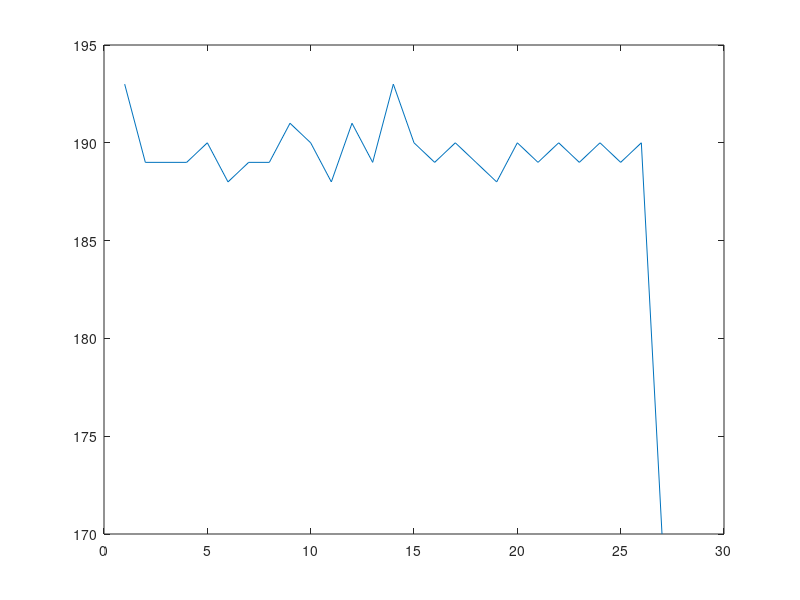

The MATLAB source for this figure: (Note: this script raises an error after producing the figure.)
%This script stimulates a trial history generation technique that aims to have the amount of trials for each type of triple sequence be as close to each other as possible 
%The strategy is to take the set of 27 possible triple sequences and generate a pool of triple sequences by multiplying by a scalar number, X to yield 27 * X triple sequences. 
%Then, triple sequences are removed from this pool one at a time and added to a growing trial history matrix. After each removal of a new triple sequence, the two additional 
%triple sequences created from the nm1, nm2, nm3 and nm2,nm3,nm4 trials are also removed from the pool. 

clear all

conditions = [1 2 3];
%1 = A
%2 = V
%3 = AV

%Generating tripleSequences, a 27x3 Matrix that classifies each triple sequence with its corresponding nm2, nm1, and n trial types
counter = 0;
tripleSequences = zeros(27,3);
for i = 1:3
    for j = 1:3
        for k = 1:3
            counter = counter + 1;
            tripleSequences(counter,:) = [conditions(i) conditions(j) conditions(k)];
        end
    end
end

%Generating tripleSequencesPool
minimum = 63;
tripleSequencesPool = repmat(tripleSequences, minimum*3, 1);
numberTripleSequences = size(tripleSequencesPool,1);
shuffler = randperm(numberTripleSequences);
tripleSequencesPool = tripleSequencesPool(shuffler, :);
tripleSequencesPoolCopy = tripleSequencesPool;

%Main loop to remove triple sequences from the tripleSequencesPool and add them to the growing trial history matrix, trialMatrix
trialMatrix = [];
for j = 1:minimum*27
    matchindcs = [];
    trialMatrix = [trialMatrix tripleSequencesPool(1,:)];
    for i = 0:2
        if numel(trialMatrix) > 3
            nm2 = trialMatrix(end - i - 2);
            nm1 = trialMatrix(end - i - 1);
            n = trialMatrix(end - i);
        elseif numel(trialMatrix) == 3
            nm2 = trialMatrix(end - 2);
            nm1 = trialMatrix(end - 1);
            n = trialMatrix(end);
        end
        [Lia Locb] = ismember([nm2 nm1 n], tripleSequencesPool, 'rows');
        matchindcs = Locb;
        if numel(matchindcs) > 0 && Locb > 0
            removeindx = matchindcs(1);
            tripleSequencesPool(removeindx, :) = [];
        end
    end
end
numberTrials = size(trialMatrix, 2);

%Counts the number of trials per each triple sequence type
counterMatrix = zeros(3,3,3);
for i = 3:numberTrials
    nm2 = trialMatrix(i - 2);
    nm1 = trialMatrix(i - 1);
    n = trialMatrix(i);
    counterMatrix(nm2, nm1, n) = counterMatrix(nm2, nm1, n) + 1;
end

%Plots a line graph of the number of trials per each triple sequence type
counter = 0;
xAxis = zeros(1,27);
yAxis = xAxis;
for i = 1:3
    for j = 1:3
        for k = 1:3
            counter = counter + 1;
            xAxis(counter) = counter;
            yAxis(counter) = counterMatrix(i, j, k);
        end
    end
end
figure;
plot(xAxis, yAxis);

%% Exporting as .txt file 
Outdir = uigetdir('C:\Users\achen52\Documents\SMART\triplesequence\','Select Output Directory for the .txts!'); 
trialsPerBlock = 50;
blocks = round(size(trialMatrix,2)/trialsPerBlock);
block = 1;
%trialMatrix = trialMatrix';
for block = 1:blocks
    fileID = fopen([Outdir '\block' num2str(block) '.txt'],'w');
    for j = 1:trialsPerBlock
        fprintf(fileID,'%d\r\n',trialMatrix((block-1)*50 + j));
    end
    fclose(fileID)
end



